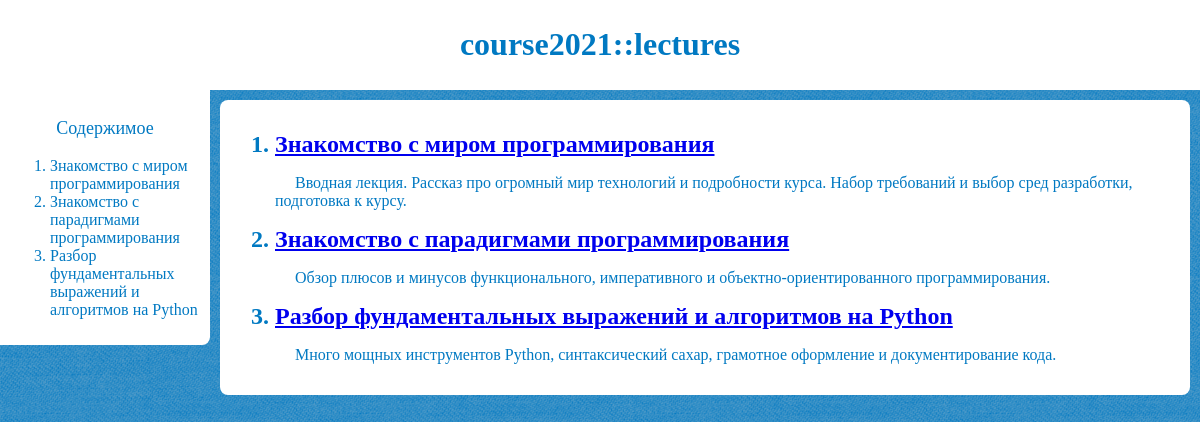
Before: / with the older database file.
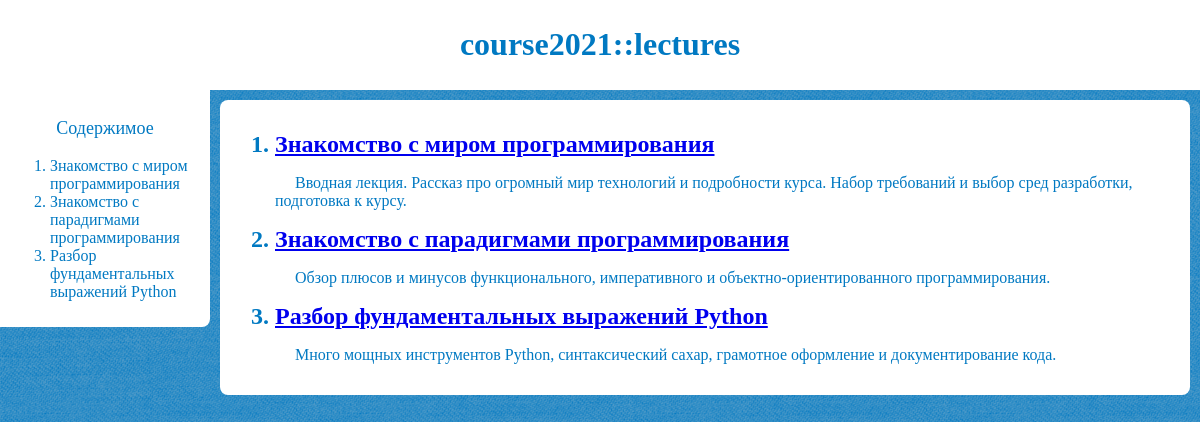
After: the same page with the newer database file.
### lectures/models.py (models this page shows, shortened)
class Lecture(models.Model):
    STATUS_CHOICES = (('writing', 'В процессе'),
                      ('to_review', 'Требует проверки'),
                      ('opened', 'Открыта'),
                      )
    title = models.CharField(max_length=100)
    slug = models.SlugField(max_length=120)
    desc = models.TextField(max_length=250)
    status = models.CharField(max_length=9,
                              choices=STATUS_CHOICES,
                              default='writing')
    publish = models.DateTimeField(default=timezone.now)
    objects = models.Manager()
    opened = OpenedLectures()
    def get_absolute_url(self):
        return reverse('lectures:show_lecture', args=[self.slug])
    class Meta:
        ordering = ('publish',)
        db_table = 'lectures'

### lectures/views.py (the view)
# urls.py: path('', views.show_list, name='show_list'),
def show_list(request):
    lectures = Lecture.opened.all()
    return render(request, 'lectures/list.html', {'lecs': lectures})

### lectures/models.py (called while the page is built)
    def get_queryset(self):
        return super(OpenedLectures, self).get_queryset().filter(status='opened')

### lectures/templates/lectures/list.html (shortened to what this page needs)
{% extends "base.html" %}
{% block h1_header %}lectures{% endblock %}
{% block aside %}<aside>
<p class="aside-header">Содержимое</p>
<ol>
{% for lec in lecs %}{% if lec.status == "opened" %}<li><a href="#{{ lec.slug }}">{{ lec.title }}</a></li>{% endif %}{% endfor %}
</ol>
</aside>{% endblock %}
{% block content %}<article><ol>
{% for lec in lecs %}{% if lec.status == "opened" %}
<section>
<h2 class="first last" id="{{ lec.slug }}"><li><a href="{{ lec.get_absolute_url }}">{{ lec.title }}</a></li></h2>
<p>{{ lec.desc }}</p>
</section>{% endif %}{% endfor %}
</ol></article>{% endblock %}

### lectures/templates/base.html (shortened to what this page needs)
{% load static %}
<!doctype html>
<html>
<head>
    <link href="{% static "stylesheet.css" %}" rel="stylesheet">
</head>
<body>
<header>
    <div><h1>course2021::{% block h1_header %}{% endblock %}</h1></div>
</header>{% block nav %}{% endblock %}{% block aside %}{% endblock %}{% block content %}{% endblock %}
</body>
</html>

### lectures/static/stylesheet.css (style rules this page uses)
body { font-family: 'Iosevka Etoile'; color: #0079c2; font-size: 16px; background-color: #0079c2; ; background-image: url("background-45-degree-fabric-light.png"); padding: 0; margin: 0; }
body > * { background-color: #fff; }
header { padding: 5px; display: flex; justify-content: center; }
aside { padding: 10px; height: auto; width: 190px; position: absolute !important; z-index: 1; overflow: auto; font-weight: 500; border-radius: 0 0 8px 0; }
aside a { text-decoration: none; color: #0079c2; transition: .1s linear; }
aside p { text-align: center; text-indent: 0px; }
article { margin: 10px 10px 10px 220px; width: auto; padding: 15px; transition: margin-left 0s; border-radius: 8px; }
p { text-indent: 20px; }
.first { margin-top: 0px; }
.last { margin-bottom: 0px; }
.aside-header { font-size: 18px; }

Changed rows visible on the page:
changed Lecture: title "Разбор фундаментальных выражений и алгоритмов на Python" → "Разбор фундаментальных выражений Python"
